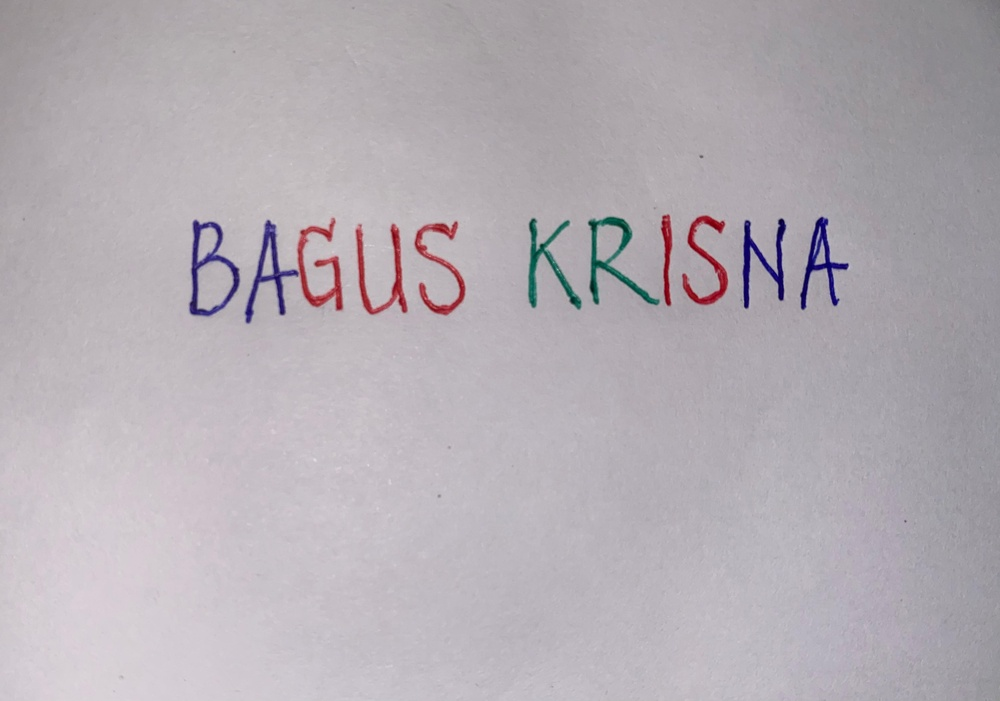
#> input picture PCD_UTS_202231042_2024_ITPLN/baguskrisnaUTS.jpg, 1000 x 701 px, shrunk from 3680 x 2581 before the run
$ jupyter execute UTSPraktikum.ipynb
#> lines starting #> are read from the running program, lines starting #| are printed output that depends on the picture; after the words box and inside, x2 and y2 are one past the last pixel; in counts of white or black regions, pixels touching at a corner belong together
# IMPORT LIBRARY

[cell 1]
import cv2
import numpy as np
import matplotlib.pyplot as plt

# MEMBACA GAMBAR

[cell 2]
image = cv2.imread("baguskrisnaUTS.jpg")
#> image is the input picture: shape (701, 1000, 3); mean B, G, R 179.5, 173.3, 179.5

[cell 3]
image.shape
#> Out = (701, 1000, 3)

[cell 4]
[baris,kolom]= image.shape[:2]
#> baris = 701; kolom = 1000

# MENGKONVERSI GAMBAR KE RGB

[cell 5]
image = cv2.cvtColor(image, cv2.COLOR_BGR2RGB)

[cell 6]
plt.imshow(image)

# MENINGKATKAN KECERAHAN DAN KONTRAS

[cell 7]
alpa = 1.2
beta = 10

citragabungan= np.zeros((baris,kolom,3))

for x in range (baris) :
    for y in range (kolom) :
        gcx = (image[x, y] * alpa) + beta
        citragabungan[x, y] = gcx
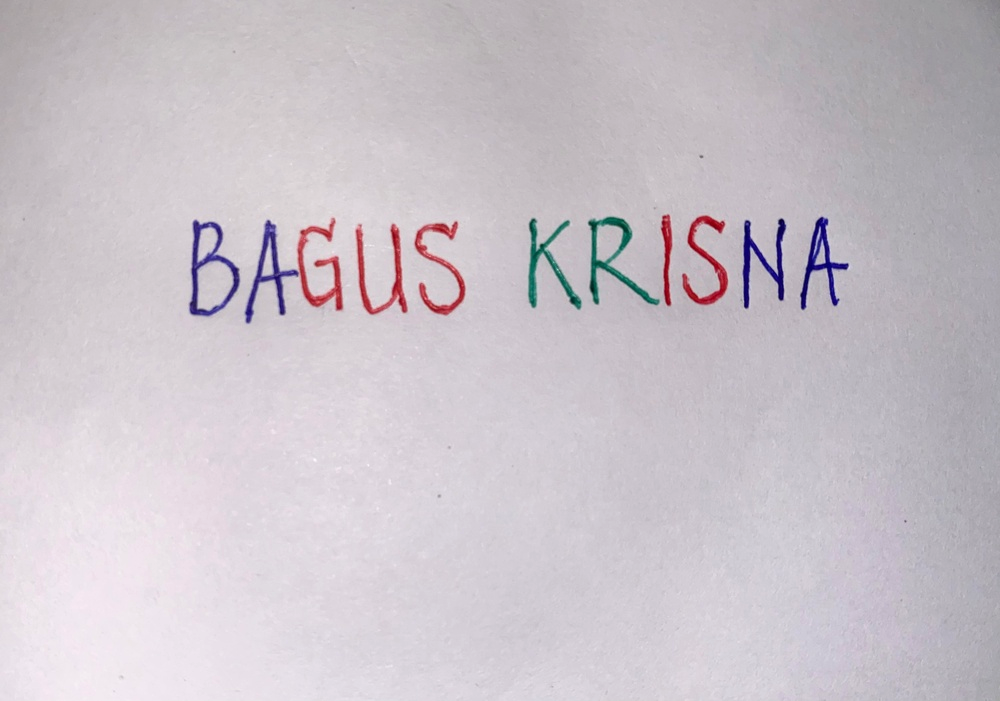
#> citragabungan: shape (701, 1000, 3) float64; mean R, G, B 225.4, 218, 225.4; drawn with min black and max white

citragabungan = citragabungan.astype(np.uint8)

fig, axs = plt.subplots(2, 2, figsize = (15,5))
axs[0, 0].imshow(image)
axs[0, 1].hist(image.ravel(), 256, [0, 256])
axs[1, 0].imshow(citragabungan)
axs[1, 1].hist(citragabungan.ravel(), 256, [0,256])
plt.show()
#> figure, not shown here; panel 2: tallest bar 55257 high, from x = 188 to 189; panel 4: tallest bar 55257 high, from x = 235 to 236

# MENDETEKSI WARNA

[cell 8]
plt.subplot(2, 2, 1)
plt.imshow(citragabungan)
plt.title('Citra Kontras')

# mendeteksi warna merah
plt.subplot(2, 2, 2)
plt.imshow(citragabungan[:,:,0], cmap="gray")
plt.title('RED')

# mendeteksi warna hijau
plt.subplot(2, 2, 3)
plt.imshow(citragabungan[:,:,1], cmap="gray")
plt.title('GREEN')

# mendeteksi warna merah
plt.subplot(2, 2, 4)
plt.imshow(citragabungan[:,:,2], cmap="gray")
plt.title('BLUE')

plt.show()

# MENAMPILKAN HISTOGRAM

[cell 9]
fig, axs = plt.subplots(3, 2, figsize=(15, 15))

# warna merah
merah = citragabungan[:, :, 0]
histmerah = cv2.calcHist([merah], [0], None, [256], [0,256])
#> histmerah = 256 values, max 20126 at index 235, min 0 at index 5, mean 2738.3
axs[0, 0].imshow(merah, cmap='gray')
axs[0, 0].set_title('RED')
axs[0, 1].plot(histmerah, color='r')
axs[0, 1].set_title('RED-HISTOGRAM')

# warna hijau
hijau = citragabungan[:, :, 1]
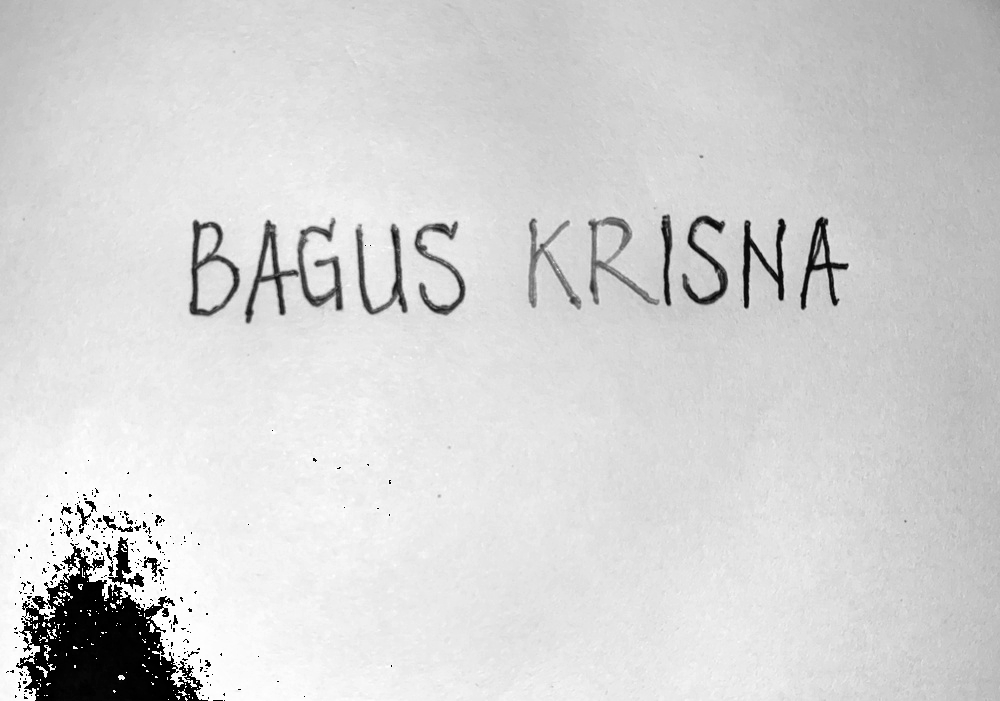
#> hijau: shape (701, 1000); min 0, max 254, mean 211.2
histhijau = cv2.calcHist([hijau], [0], None, [256], [0,256])
#> histhijau = 256 values, max 21061 at index 229, min 0 at index 5, mean 2738.3
axs[1, 0].imshow(hijau, cmap='gray')
axs[1, 0].set_title('GREEN')
axs[1, 1].plot(histhijau, color='g')
axs[1, 1].set_title('GREEN-HISTOGRAM')

# warna biru
biru = citragabungan[:, :, 2]
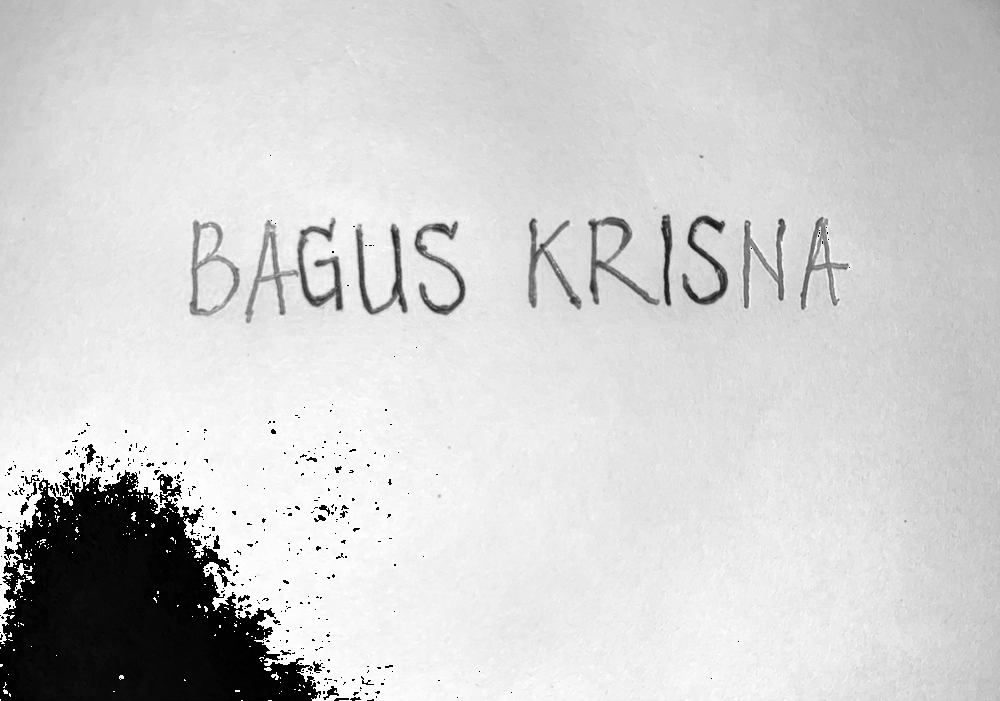
#> biru: shape (701, 1000); min 0, max 254, mean 206.9
histbiru = cv2.calcHist([biru], [0], None, [256], [0,256])
#> histbiru = 256 values, max 20330 at index 235, min 0 at index 5, mean 2738.3
axs[2, 0].imshow(biru, cmap='gray')
axs[2, 0].set_title('BLUE')
axs[2, 1].plot(histbiru, color='b')
axs[2, 1].set_title('BLUE-HISTOGRAM')

plt.tight_layout()
plt.show()
#> figure, not shown here; panel 2: curve peaks at x = 235, y = 20126; panel 4: curve peaks at x = 229, y = 21061; panel 6: curve peaks at x = 235, y = 20330

[cell 10]
gray = cv2.cvtColor(citragabungan, cv2.COLOR_RGB2GRAY)
fig, axs = plt.subplots (2, 2, figsize=(10,10))

(thresh, binary1) = cv2.threshold(gray, 0, 0, cv2.THRESH_BINARY)
#> binary1: shape (701, 1000); every value is 0
axs[0,0].imshow(binary1, cmap = 'gray')
axs[0,0].set_title('NONE')

(thresh, binary2) = cv2.threshold(gray, 99,255, cv2.THRESH_BINARY)
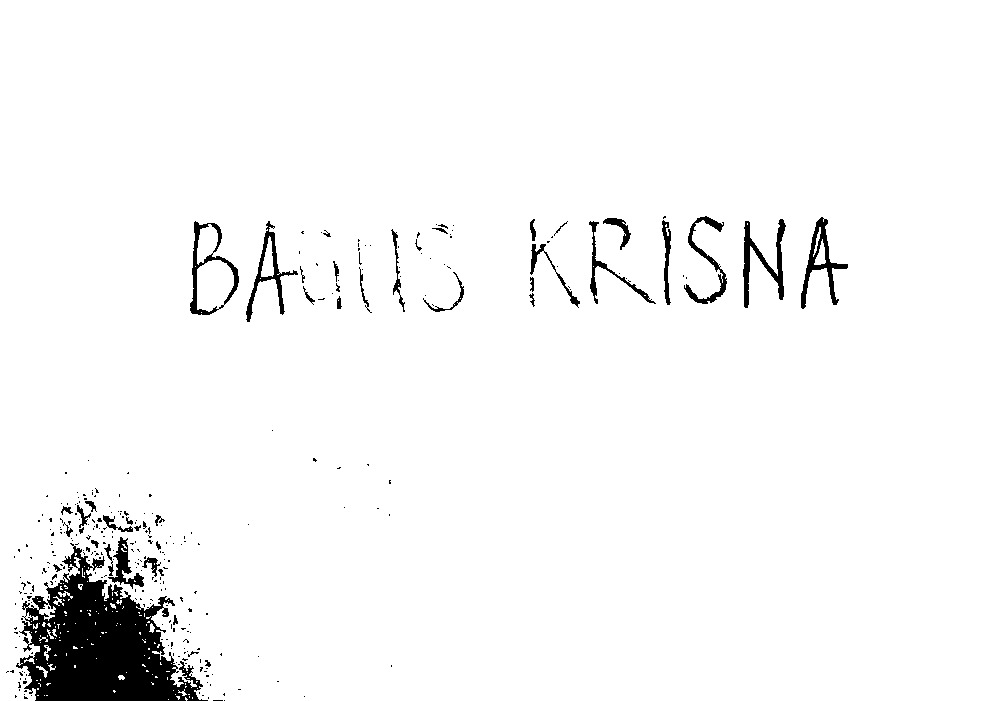
#> binary2: shape (701, 1000); 96.4% white; 315 black regions (271 under 20 px), largest, box (x1, y1, x2, y2) and area: (16, 543, 208, 701) 15145, (743, 219, 786, 308) 1106, (801, 217, 848, 309) 1047
axs[0,1].imshow(binary2, cmap = 'binary')
axs[0,1].set_title('BLUE')

(thresh, binary3) = cv2.threshold(gray, 116, 255, cv2.THRESH_BINARY)
#> binary3: shape (701, 1000); 96.1% white; 298 black regions (261 under 20 px), largest, box (x1, y1, x2, y2) and area: (16, 543, 208, 701) 15145, (743, 219, 786, 308) 1155, (190, 221, 239, 316) 1150
axs[1,0].imshow(binary3, cmap = 'binary')
axs[1,0].set_title('RED-BLUE')

(thresh, binary4) = cv2.threshold(gray, 145, 255, cv2.THRESH_BINARY)
#> binary4: shape (701, 1000); 95.4% white; 868 black regions (820 under 20 px), largest, box (x1, y1, x2, y2) and area: (16, 543, 208, 701) 15151, (190, 220, 240, 316) 1374, (588, 217, 659, 305) 1370
axs[1,1].imshow(binary4, cmap = 'binary')
axs[1,1].set_title('RED-GREEN-BLUE')

[cell 11]
# Konversi citra ke dalam ruang warna HSV
hsv_image = cv2.cvtColor(citragabungan, cv2.COLOR_RGB2HSV)
#> hsv_image: shape (701, 1000, 3); mean H, S, V 144.2, 30.7, 220.3

# Definisikan rentang warna untuk setiap warna
lower_blue = np.array([100, 100, 100])
upper_blue = np.array([140, 255, 255])

# Gunakan ambang batas untuk warna hijau yang telah Anda temukan
lower_green = np.array([20, 100, 100])
upper_green = np.array([250, 255, 255])

lower_red1 = np.array([0, 100, 100])
upper_red1 = np.array([10, 255, 255])
lower_red2 = np.array([160, 100, 100])
upper_red2 = np.array([180, 255, 255])

# Deteksi warna biru
mask_blue = cv2.inRange(hsv_image, lower_blue, upper_blue)
#> mask_blue: shape (701, 1000); 0.58% white; 16 white regions (12 under 20 px), largest, box (x1, y1, x2, y2) and area: (190, 221, 239, 315) 1080, (801, 217, 848, 309) 1013, (246, 221, 298, 322) 984, (743, 221, 786, 308) 971
# Deteksi warna hijau
mask_green = cv2.inRange(hsv_image, lower_green, upper_green)
#> mask_green: shape (701, 1000); 7.1% white; 598 white regions (539 under 20 px), largest, box (x1, y1, x2, y2) and area: (0, 438, 321, 701) 34958, (298, 221, 342, 310) 1208, (356, 224, 407, 314) 1149
# Deteksi warna merah
mask_red1 = cv2.inRange(hsv_image, lower_red1, upper_red1)
#> mask_red1: shape (701, 1000); 0% white in thin lines or dots, all inside (x1, y1, x2, y2) = (300, 228, 460, 308)
mask_red2 = cv2.inRange(hsv_image, lower_red2, upper_red2)
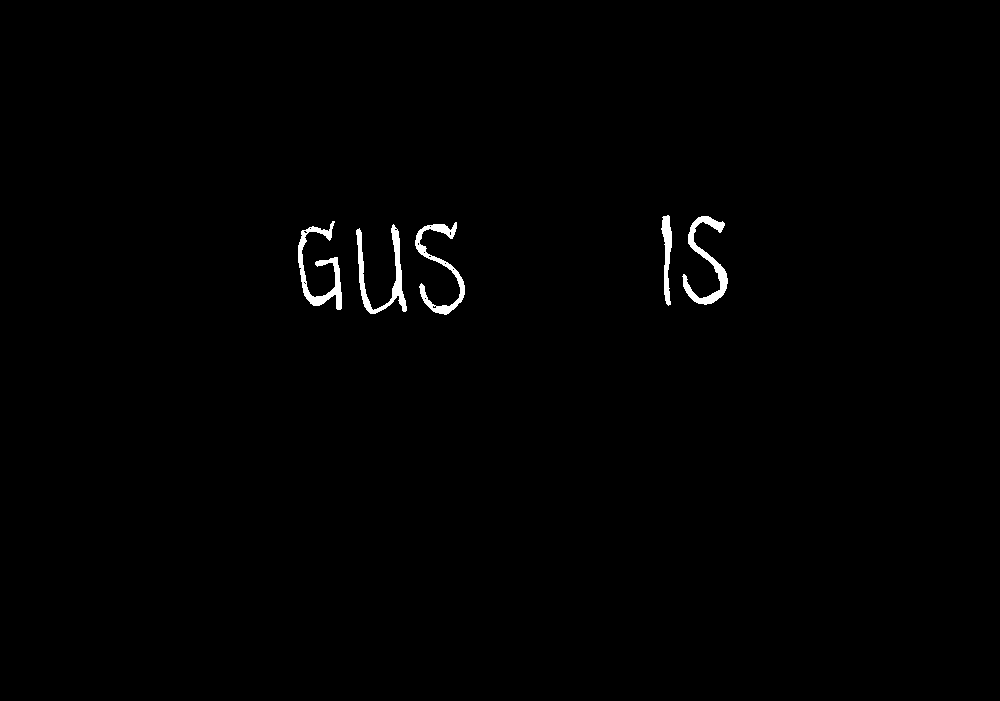
#> mask_red2: shape (701, 1000); 0.72% white; 5 white regions, box (x1, y1, x2, y2) and area: (682, 216, 728, 305) 1143, (298, 221, 342, 310) 1139, (356, 224, 407, 314) 1120, (415, 222, 465, 315) 1075, (661, 215, 672, 306) 550
mask_red = cv2.bitwise_or(mask_red1, mask_red2)
#> mask_red: shape (701, 1000); 0.72% white; 5 white regions, box (x1, y1, x2, y2) and area: (298, 221, 342, 310) 1149, (682, 216, 728, 305) 1143, (356, 224, 407, 314) 1121, (415, 222, 465, 315) 1083, (661, 215, 672, 306) 550

# Plot hasil

#gambar 1
gray = cv2.cvtColor(citragabungan, cv2.COLOR_RGB2GRAY)
fig, axs = plt.subplots (2, 2, figsize=(10,10))

(thresh, binary1) = cv2.threshold(gray, 0, 0, cv2.THRESH_BINARY)
axs[0,0].imshow(binary1, cmap = 'gray')
axs[0,0].set_title('NONE')

#gambar 2
plt.subplot(2, 2, 2)
plt.imshow(mask_blue, cmap='gray')
plt.title('Blue')
plt.xticks(np.arange(0, mask_blue.shape[1]+1, 800))
plt.yticks(np.arange(0, mask_blue.shape[0]+1, 500))
plt.axis('on')

#gambar 3
plt.subplot(2, 2, 3)
plt.imshow(np.maximum(mask_red, mask_blue), cmap='gray')
plt.title('Red-blue')
plt.xticks(np.arange(0, mask_green.shape[1], 800))
plt.yticks(np.arange(0, mask_green.shape[0], 500))
plt.axis('on')

#gambar 4
plt.subplot(2, 2, 4)
plt.imshow(mask_green, cmap='gray')
plt.title('Red-Green-Blue')
plt.xticks(np.arange(0, mask_green.shape[1], 800))
plt.yticks(np.arange(0, mask_green.shape[0], 500))
plt.axis('on')

#menampilkan output
plt.tight_layout()
plt.show()
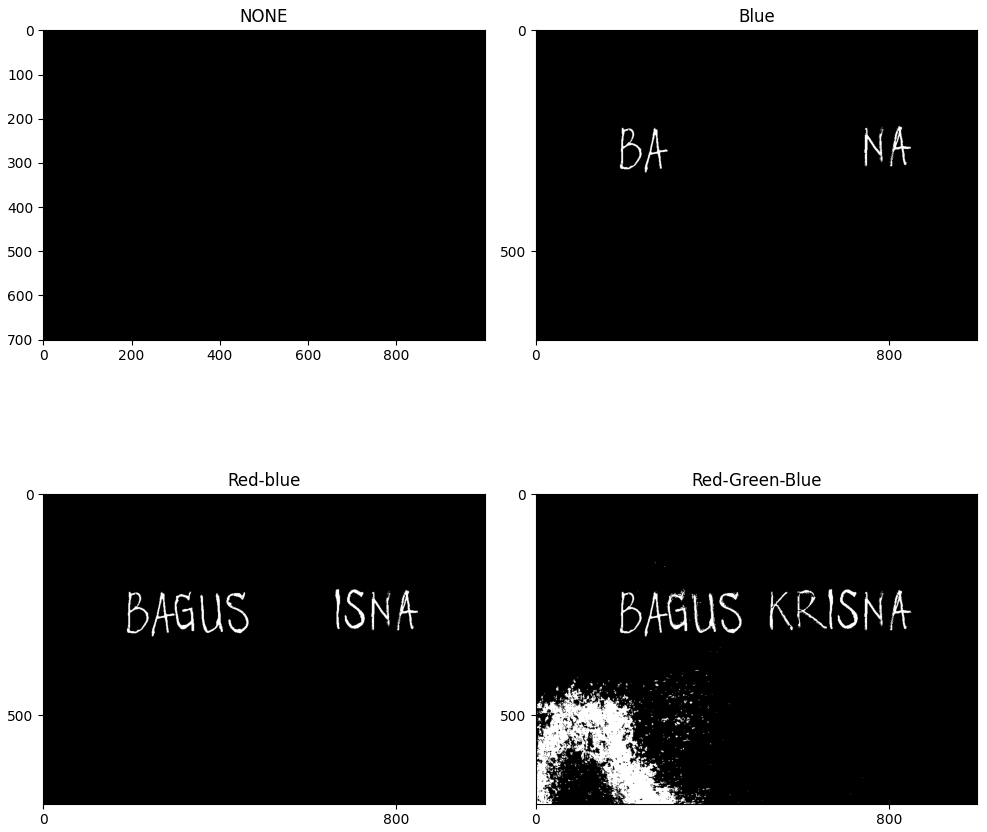
#> figure drawn by matplotlib, 4 panels
